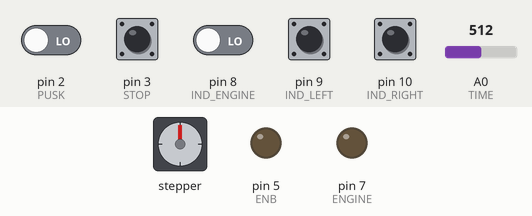
This sketch was run on a simulated Arduino Uno, built with avr-gcc and run on an emulated ATmega328P. On the bench: stepper motor, output pins drawn as LEDs (lit = HIGH). Wiring (inferred from the names in the program): stepper motor driver (200 steps per turn assumed): step pin 4; direction pin 6. The test bench sets the inputs (shaded band); at power-on: pin 2 (PUSK), pin 3 (STOP), pin 8 (IND_ENGINE), pin 9 (IND_LEFT), pin 10 (IND_RIGHT) LOW, A0 (TIME) = 512. Pins used as bus, display or sensor lines are not drawn.

Above: at 1.2 s.
1.3 s: pin 2 (PUSK) driven HIGH
At 2.6 s:
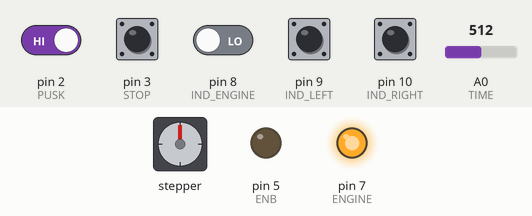
2.9 s: pin 8 (IND_ENGINE) driven HIGH
At 4.0 s:
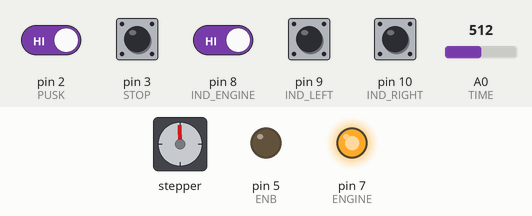
4.4 s: pin 3 (STOP) pulled HIGH for 0.15 s
At 5.7 s:
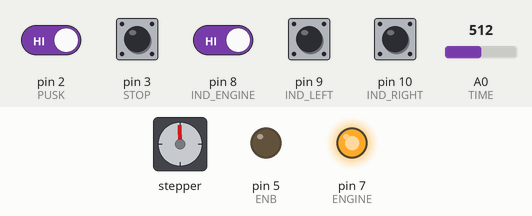
6.0 s: A0 (TIME) set to 0
At 8.28 s:
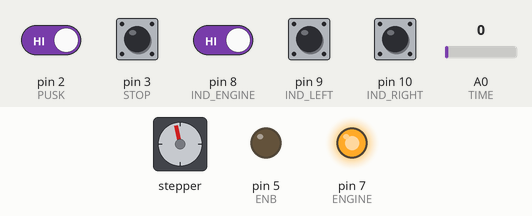
9.0 s: pin 3 (STOP) pulled HIGH for 1 s
At 10.55 s:
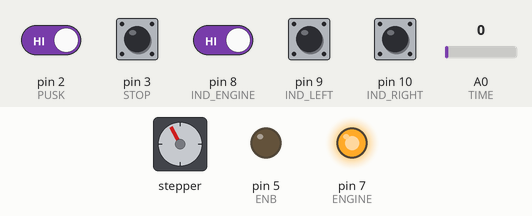
12.0 s: pin 2 (PUSK) driven LOW
Timing chart, 0 to 18.7 s (numbered marks = the images above; inputs shaded):
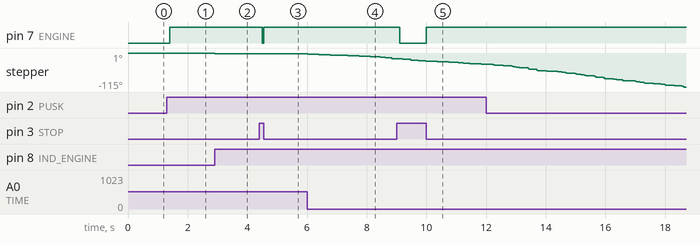

The sketch:

Quality_Control.ino
```cpp
#include <PWM.h>

#define PUSK        2     //Пин кнопки пуск
#define STOP        3     //Пин кнопки стоп
#define STEP        4     //Пин тактирования
#define ENB         5     //Пин enable
#define DIR         6     //Пин напрвыления двигателя
#define ENGINE      7     //Пин основного двигателя
#define IND_ENGINE  8     //Пин основного датчика индуктивности
#define IND_LEFT    9     //Пин левого датчика индуктивности
#define IND_RIGHT   10    //Пин правого датчика индуктивности
#define TIME        A0    //Пин enable

#define DELBT       100   //Задержка для проверки истинности нажатия кнопки, по умолчанию 250 мсек.

#define FREQ        1500  //Частота шагового двигателя

#define LEFT        0
#define RIGHT       1

//Флаг запуска (1) или остановки (0) двигателя
bool flgRun = false;

//Флаг запуска нахождения основного датчика
bool flgEng = false;

//Переменные для антистатической кнопки
bool flgbtn1 = false;
bool flgbtn2 = false;
uint32_t timing1 = 0;
uint32_t timing2 = 0;

//Таймер отработки датчика
uint32_t timing3 = 0;

void setup()
{
  InitTimersSafe();
  SetPinFrequencySafe(STEP, FREQ);

  pinMode(PUSK, INPUT);
  pinMode(STOP, INPUT);
  pinMode(IND_ENGINE, INPUT);
  pinMode(IND_LEFT, INPUT);
  pinMode(IND_RIGHT, INPUT);

  pinMode(ENB, OUTPUT);
  pinMode(DIR, OUTPUT);
  pinMode(ENGINE, OUTPUT);
  pinMode(STEP, OUTPUT);

  digitalWrite(ENGINE, 0);
  digitalWrite(ENB, 0);
  digitalWrite(DIR, LEFT);
  pwmWrite(STEP, 0);
}

void loop() {
  CheckButton();

  if(flgRun)
    digitalWrite(ENGINE, 1);
  else if(!flgRun)
    digitalWrite(ENGINE, 0);

  if(digitalRead(IND_ENGINE))
  {
    timing3 = millis();
    pwmWrite(STEP, 128);
    flgEng = true;
  }

  if(flgEng && (millis() - timing3 > analogRead(TIME)))
  {
    pwmWrite(STEP, 0);
    flgEng = false;
  }

  if(digitalRead(IND_LEFT))
    digitalWrite(DIR, RIGHT);
  else if(digitalRead(IND_RIGHT))
    digitalWrite(DIR, LEFT);
}

//Обработчик нажатия кнопок
void CheckButton(void)
{
  PressPUSK();
  PressSTOP();
}

//Обработчик нажатия кнопки ПУСК
void PressPUSK(void)
{
  if (digitalRead(PUSK) && !flgbtn1)
  {
    timing1 = millis();
    flgbtn1 = true;
  }
  else if (!digitalRead(PUSK))
  {
    flgbtn1 = false;
  }

  if (flgbtn1 && (millis() - timing1 > DELBT))
     flgRun = true;
}

//Обработчик нажатия кнопки СТОП
void PressSTOP(void)
{
  if (digitalRead(STOP) && !flgbtn2)
  {
    timing2 = millis();
    flgbtn2 = true;
  }
  else if (!digitalRead(STOP))
  {
    flgbtn2 = false;
  }

  if (flgbtn2 && (millis() - timing2 > DELBT))
     flgRun = false;
}
```

Measured:
- after the input at 1.3 s, pin 7 (ENGINE): LOW → HIGH after 0.10 s
- after the input at 4.4 s, pin 7 (ENGINE): HIGH → LOW after 0.10 s, → HIGH 0.05 s later
- after the input at 9.0 s, pin 7 (ENGINE): HIGH → LOW after 0.10 s, → HIGH 0.90 s later
